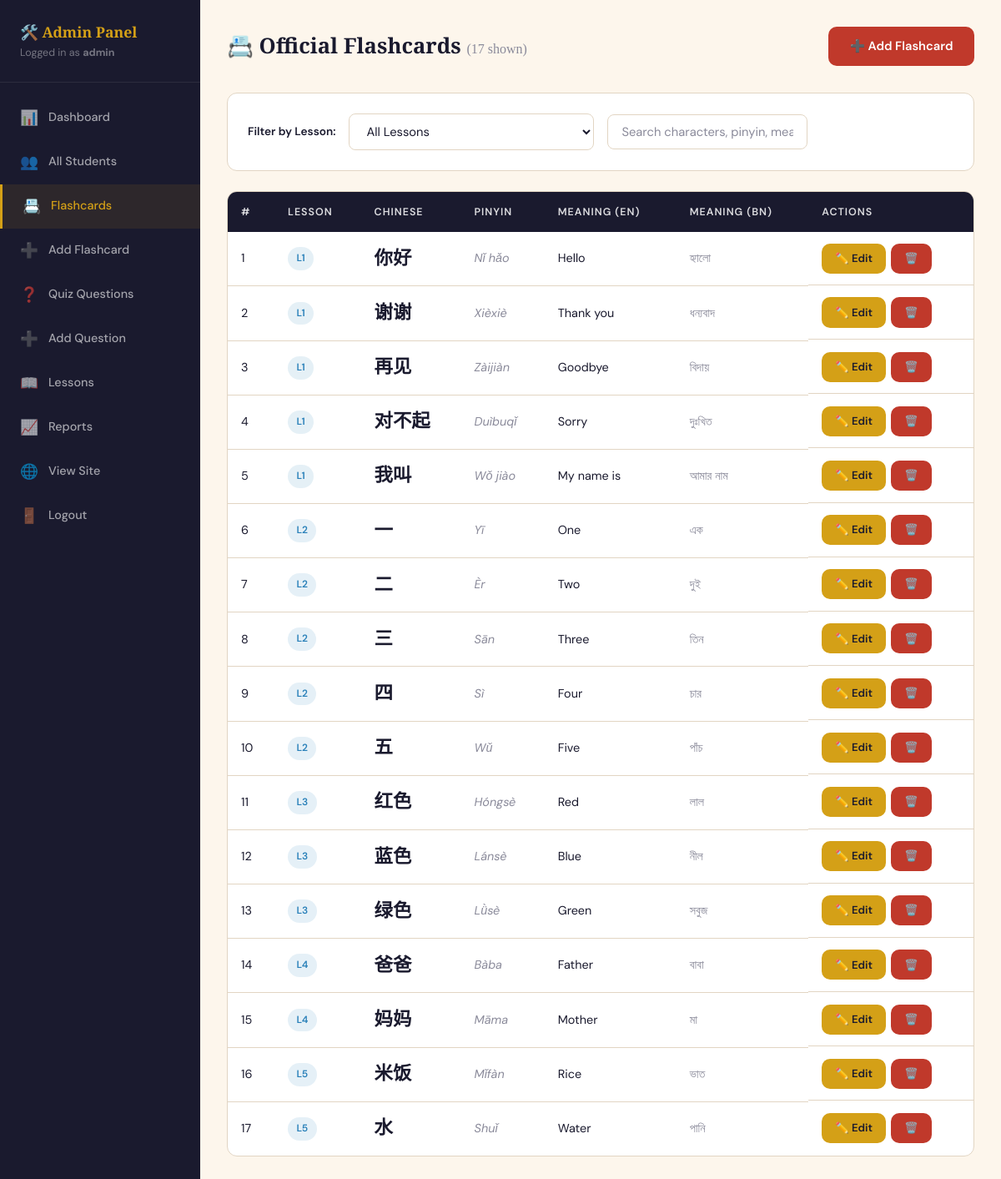
Screenshot of /flashcards.php (signed in) with the database file from the repository.
### tables this page shows
CREATE TABLE flashcards (
    flashcard_id INT AUTO_INCREMENT PRIMARY KEY,
    lesson_id INT NOT NULL,
    chinese_text VARCHAR(100) NOT NULL,
    pinyin VARCHAR(255) NOT NULL,
    meaning_english VARCHAR(500) NOT NULL,
    meaning_bangla VARCHAR(500),
    is_official TINYINT(1) DEFAULT 1,
    created_at TIMESTAMP DEFAULT CURRENT_TIMESTAMP,
    FOREIGN KEY (lesson_id) REFERENCES lessons(lesson_id) ON DELETE CASCADE
);

CREATE TABLE lessons (
    lesson_id INT AUTO_INCREMENT PRIMARY KEY,
    lesson_title VARCHAR(255) NOT NULL,
    lesson_number INT NOT NULL,
    description TEXT,
    created_at TIMESTAMP DEFAULT CURRENT_TIMESTAMP
);

### db.php (called while the page is built, shortened)
<?php
function h($str) {
    return htmlspecialchars($str ?? '', ENT_QUOTES, 'UTF-8');
}
?>

### flashcards.php (the view, shortened to what this page needs)
<?php
require_once '../includes/db.php';
$lessonFilter = (int)($_GET['lesson'] ?? 0);
if ($lessonFilter) {
    $stmt = $pdo->prepare("SELECT f.*, l.lesson_title, l.lesson_number FROM flashcards f JOIN lessons l ON l.lesson_id=f.lesson_id WHERE f.lesson_id=? ORDER BY f.flashcard_id");
    $stmt->execute([$lessonFilter]);
} else {
    $stmt = $pdo->query("SELECT f.*, l.lesson_title, l.lesson_number FROM flashcards f JOIN lessons l ON l.lesson_id=f.lesson_id ORDER BY l.lesson_number, f.flashcard_id");
}
$cards = $stmt->fetchAll();
?>
<!DOCTYPE html>
<html lang="en">
<head>
  <link rel="stylesheet" href="../css/style.css"/>
</head>
<body>
<div class="admin-layout">
<aside class="admin-sidebar">
  <div class="sidebar-brand">
    <h2>🛠️ Admin Panel</h2>
    <p>Logged in as <strong><?= h($_SESSION['admin_name']) ?></strong></p>
  </div>
  <ul class="sidebar-nav">
    <li><a href="index.php"><span class="nav-icon">📊</span> Dashboard</a></li>
    <li><a href="students.php"><span class="nav-icon">👥</span> All Students</a></li>
    <li><a href="flashcards.php" class="active"><span class="nav-icon">📇</span> Flashcards</a></li>
    <li><a href="add_flashcard.php"><span class="nav-icon">➕</span> Add Flashcard</a></li>
    <li><a href="questions.php"><span class="nav-icon">❓</span> Quiz Questions</a></li>
    <li><a href="add_question.php"><span class="nav-icon">➕</span> Add Question</a></li>
    <li><a href="lessons.php"><span class="nav-icon">📖</span> Lessons</a></li>
    <li><a href="reports.php"><span class="nav-icon">📈</span> Reports</a></li>
    <li><a href="../index.php"><span class="nav-icon">🌐</span> View Site</a></li>
    <li><a href="logout.php"><span class="nav-icon">🚪</span> Logout</a></li>
  </ul>
</aside>
<main class="admin-main">
  <div class="admin-topbar">
    <h1>📇 Official Flashcards <span style="font-size:1rem;font-weight:400;color:var(--muted)">(<?= count($cards) ?> shown)</span></h1>
    <a href="add_flashcard.php" class="btn btn-primary">➕ Add Flashcard</a>
  </div>
  <div class="card" style="margin-bottom:1.5rem">
    <div class="card-body" style="display:flex;align-items:center;gap:1rem;flex-wrap:wrap">
      <label class="form-label" style="margin:0;white-space:nowrap">Filter by Lesson:</label>
      <select onchange="location='flashcards.php?lesson='+this.value" class="form-control" style="width:auto;min-width:240px">
        <option value="0">All Lessons</option>
      </select>
      <input id="table-search" type="text" class="form-control" placeholder="Search characters, pinyin, meaning..." style="width:240px"/>
    </div>
  </div>
  <div class="card">
    <div class="table-wrap">
      <table>
        <thead>
          <tr>
            <th>#</th>
            <th>Lesson</th>
            <th>Chinese</th>
            <th>Pinyin</th>
            <th>Meaning (EN)</th>
            <th>Meaning (BN)</th>
            <th>Actions</th>
          </tr>
        </thead>
        <tbody>
          <?php foreach ($cards as $i => $c): ?>
          <tr>
            <td><?= $i+1 ?></td>
            <td><span class="badge badge-blue">L<?= $c['lesson_number'] ?></span></td>
            <td style="font-family:'Noto Sans SC',sans-serif;font-size:1.4rem;color:var(--ink);font-weight:700"><?= h($c['chinese_text']) ?></td>
            <td style="font-style:italic;color:var(--muted)"><?= h($c['pinyin']) ?></td>
            <td><?= h($c['meaning_english']) ?></td>
            <td style="color:var(--muted)"><?= h($c['meaning_bangla'] ?: '—') ?></td>
            <td style="display:flex;gap:0.4rem;flex-wrap:wrap">
              <a href="edit_flashcard.php?id=<?= $c['flashcard_id'] ?>" class="btn btn-gold btn-sm">✏️ Edit</a>
              <a href="flashcards.php?delete=<?= $c['flashcard_id'] ?><?= $lessonFilter?"&lesson=$lessonFilter":'' ?>"
                 class="btn btn-primary btn-sm"
                 onclick="return confirm('Delete this flashcard?')">🗑️</a>
            </td>
          </tr>
          <?php endforeach; ?>
        </tbody>
      </table>
    </div>
  </div>
</main>
</div>
</body>
</html>

### style.css (style rules this page uses)
:root { --ink: #1a1a2e; --ink-soft: #2d2d4e; --parchment: #fdf6ec; --paper: #f5ede0; --vermillion: #c0392b; --gold: #d4a017; --jade: #1a7a5e; --sky: #2980b9; --muted: #8a8a9a; --border: #e2d5c3; --white: #ffffff; --shadow: 0 4px 24px rgba(26,26,46,0.10); --shadow-lg: 0 8px 48px rgba(26,26,46,0.18); --radius: 12px; --radius-lg: 20px; --transition: all 0.28s cubic-bezier(0.4,0,0.2,1); }
*, *::before, *::after { box-sizing: border-box; margin: 0; padding: 0; }
html { scroll-behavior: smooth; }
body { font-family: 'DM Sans', sans-serif; background: var(--parchment); color: var(--ink); min-height: 100vh; line-height: 1.65; }
.btn { display: inline-flex; align-items: center; gap: 0.5rem; font-family: 'DM Sans', sans-serif; font-size: 0.92rem; font-weight: 600; padding: 0.7rem 1.6rem; border-radius: 10px; border: none; cursor: pointer; transition: var(--transition); text-decoration: none; }
.btn-primary { background: var(--vermillion); color: white; }
.btn-gold { background: var(--gold); color: var(--ink); }
.btn-sm { padding: 0.45rem 1rem; font-size: 0.82rem; }
.card { background: var(--white); border: 1px solid var(--border); border-radius: var(--radius); overflow: hidden; }
.card-body { padding: 1.5rem; }
.table-wrap { overflow-x: auto; }
table { width: 100%; border-collapse: collapse; }
th { background: var(--ink); color: rgba(255,255,255,0.85); font-size: 0.78rem; font-weight: 600; letter-spacing: 0.08em; text-transform: uppercase; padding: 0.85rem 1rem; text-align: left; }
td { padding: 0.85rem 1rem; border-bottom: 1px solid var(--border); font-size: 0.9rem; color: var(--ink); }
tr:last-child td { border-bottom: none; }
.badge { display: inline-flex; align-items: center; gap: 0.3rem; padding: 0.25rem 0.65rem; border-radius: 20px; font-size: 0.75rem; font-weight: 600; }
.badge-blue { background: rgba(41,128,185,0.12); color: var(--sky); }
.form-label { display: block; font-size: 0.85rem; font-weight: 600; color: var(--ink); margin-bottom: 0.5rem; }
.form-control { width: 100%; padding: 0.65rem 1rem; border: 1.5px solid var(--border); border-radius: 8px; font-family: 'DM Sans', sans-serif; font-size: 0.92rem; color: var(--ink); background: var(--white); transition: var(--transition); outline: none; }
.form-control::placeholder { color: var(--muted); }
select.form-control { cursor: pointer; }
.admin-sidebar { width: 240px; background: var(--ink); min-height: 100vh; padding: 1.5rem 0; flex-shrink: 0; }
.admin-sidebar .sidebar-brand { padding: 0 1.5rem 1.5rem; border-bottom: 1px solid rgba(255,255,255,0.08); margin-bottom: 1rem; }
.admin-sidebar .sidebar-brand h2 { font-family: 'Playfair Display', serif; color: var(--gold); font-size: 1.1rem; }
.admin-sidebar .sidebar-brand p { color: rgba(255,255,255,0.4); font-size: 0.78rem; }
.sidebar-nav { list-style: none; }
.sidebar-nav li a { display: flex; align-items: center; gap: 0.75rem; padding: 0.75rem 1.5rem; color: rgba(255,255,255,0.6); text-decoration: none; font-size: 0.9rem; font-weight: 500; transition: var(--transition); }
.sidebar-nav li a:hover, .sidebar-nav li a.active { color: var(--gold); background: rgba(212,160,23,0.1); border-left: 3px solid var(--gold); }
.sidebar-nav li a .nav-icon { font-size: 1.1rem; }
.admin-layout { display: flex; min-height: 100vh; }
.admin-main { flex: 1; padding: 2rem; background: var(--parchment); overflow-x: hidden; }
.admin-topbar { display: flex; align-items: center; justify-content: space-between; margin-bottom: 2rem; }
.admin-topbar h1 { font-family: 'Playfair Display', serif; font-size: 1.6rem; font-weight: 700; }

### rows the page displays
flashcards: lesson.lesson_number "1", chinese_text "你好", pinyin "Nǐ hǎo", meaning_english "Hello", meaning_bangla "হ্যালো"
flashcards: lesson.lesson_number "1", chinese_text "谢谢", pinyin "Xièxiè", meaning_english "Thank you", meaning_bangla "ধন্যবাদ"
flashcards: lesson.lesson_number "1", chinese_text "再见", pinyin "Zàijiàn", meaning_english "Goodbye", meaning_bangla "বিদায়"
flashcards: lesson.lesson_number "1", chinese_text "对不起", pinyin "Duìbuqǐ", meaning_english "Sorry", meaning_bangla "দুঃখিত"
flashcards: lesson.lesson_number "1", chinese_text "我叫", pinyin "Wǒ jiào", meaning_english "My name is", meaning_bangla "আমার নাম"
flashcards: lesson.lesson_number "2", chinese_text "一", pinyin "Yī", meaning_english "One", meaning_bangla "এক"
flashcards: lesson.lesson_number "2", chinese_text "二", pinyin "Èr", meaning_english "Two", meaning_bangla "দুই"
flashcards: lesson.lesson_number "2", chinese_text "三", pinyin "Sān", meaning_english "Three", meaning_bangla "তিন"
flashcards: lesson.lesson_number "2", chinese_text "四", pinyin "Sì", meaning_english "Four", meaning_bangla "চার"
flashcards: lesson.lesson_number "2", chinese_text "五", pinyin "Wǔ", meaning_english "Five", meaning_bangla "পাঁচ"
flashcards: lesson.lesson_number "3", chinese_text "红色", pinyin "Hóngsè", meaning_english "Red", meaning_bangla "লাল"
flashcards: lesson.lesson_number "3", chinese_text "蓝色", pinyin "Lánsè", meaning_english "Blue", meaning_bangla "নীল"
flashcards: lesson.lesson_number "3", chinese_text "绿色", pinyin "Lǜsè", meaning_english "Green", meaning_bangla "সবুজ"
flashcards: lesson.lesson_number "4", chinese_text "爸爸", pinyin "Bàba", meaning_english "Father", meaning_bangla "বাবা"
flashcards: lesson.lesson_number "4", chinese_text "妈妈", pinyin "Māma", meaning_english "Mother", meaning_bangla "মা"
flashcards: lesson.lesson_number "5", chinese_text "米饭", pinyin "Mǐfàn", meaning_english "Rice", meaning_bangla "ভাত"
flashcards: lesson.lesson_number "5", chinese_text "水", pinyin "Shuǐ", meaning_english "Water", meaning_bangla "পানি"

### other values shown
$_SESSION['admin_name'] "admin"
count($cards) "17"
